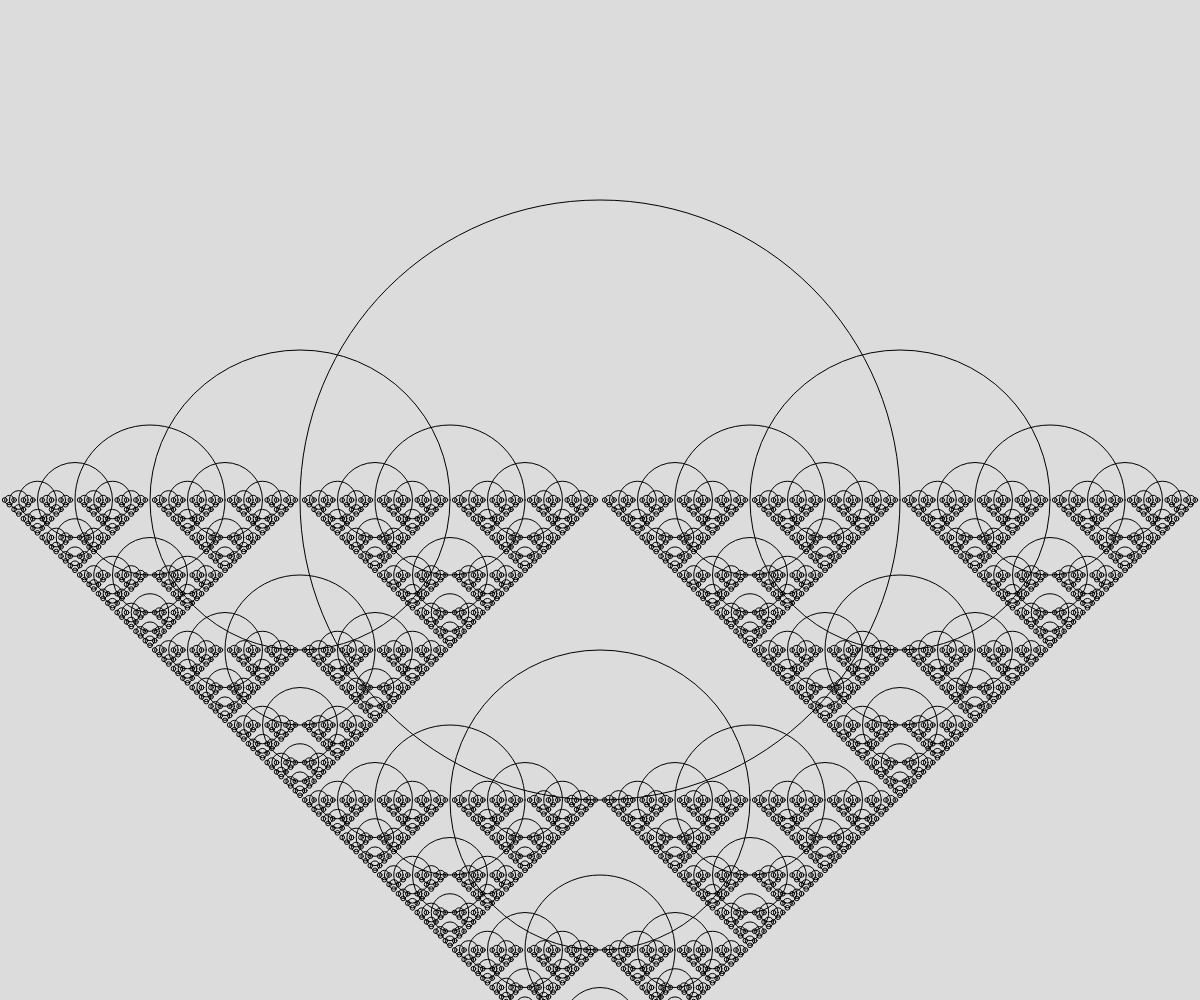
Frame 1 (no input)
Frame 60 (no input): identical to frame 1, image omitted
Frame 120 (the mouse pressed at the canvas centre since frame 60): identical to frame 1, image omitted

The p5.js sketch that drew this single still picture (run headless with seeded random() and noise() and a simulated clock; from frame 60 on, the mouse is pressed at the canvas centre):

// p5.js sketch
// ── sketch.js
// Creating Fractals
// Adam Abouelela
// May 6, 2024


function setup() {
  createCanvas(windowWidth, windowHeight);
}

function draw() {
  background(220);
  //concentricCircles(width, 0);
  //cantor(width*0.1, height*0.1, width*0.8, 7)
  circleFractal(width/2, height/2, width/2, 8)
}

// Concentric Circles (Recursive 1)
function concentricCircles(diameter, depth){
  ellipseMode(CENTER);
  if (diameter > 0){
    circle(width/2, height/2, diameter);
    concentricCircles(diameter - 10);
  }
  else if (depth > 0){
    depth++;
    concentricCircles(diameter, depth);
  }
}

function circleFractal(x, y, diameter, depth){
  ellipseMode(CENTER);
  noFill();
  
  circle(x, y, diameter);
  
  if (depth > 1){
    circleFractal(x-diameter/2, y, diameter/2, depth-1);
    circleFractal(x+diameter/2, y, diameter/2, depth-1);
    circleFractal(x, y+diameter/2, diameter/2, depth-1);
  }
}

function cantor(x, y, len, depth){
  if (depth > 1){
    rect(x,y,len,10);
    y += 20;
    cantor(x, y, len/3, depth-1);
    cantor(x+len*2/3, y, len/3, depth-1);
  }
}
